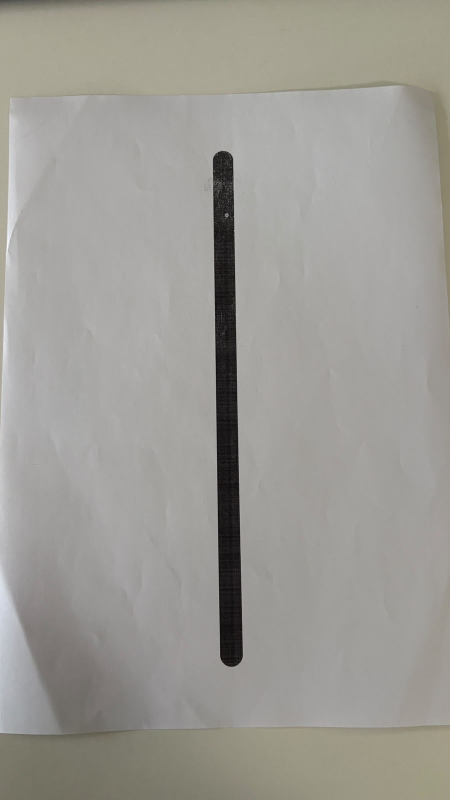
#> input picture 01_course/path_sheets/path_01_straight_line.jpeg, 900 x 1600 px, found by its file name (shown at 1/2 size)
$ python cam_sheets.py
#> lines starting #> are read from the running program, lines starting #| are printed output that depends on the picture; after the words box and inside, x2 and y2 are one past the last pixel; in counts of white or black regions, pixels touching at a corner belong together
"""
Trace the six path sheets and tabulate the push heading relative to "radially away from the base"
along each path, for every sheet orientation and start end that fits on the table.

Builds on trace_sheets.py (same thresholding and thinning; the walk through the skeleton is
extended to step across the crossing of the alpha loops and the dashes of sheet 06 are bridged
by a morphological closing). The 1 cm line width gives the pixel scale of each photo.

Outputs next to this script:
    sheet_paths.json      path points in cm and tangent headings for each sheet
    sheet_headings.npz    per sheet and placement: heading relative to radial (deg), radius (m),
                          segment length (m), reachable flag

Usage: py -3.13 cam_sheets.py
"""

import json
import math
import os

import cv2
import numpy
from scipy import ndimage

# Reference: the thinning and the first version of the skeleton walk are from trace_sheets.py
# (team scratchpad, 25.10.26), which implements Zhang and Suen (1984), "A fast parallel algorithm
# for thinning digital patterns", Communications of the ACM 27(3).

HERE = os.path.dirname(os.path.abspath(__file__))

SHEETS = {
    "01_straight_line": {"file": "path_01_straight_line.jpeg", "close_px": 9, "top_cut_rows": 0},
    "02_arc": {"file": "path_02_arc.jpeg", "close_px": 9, "top_cut_rows": 0},
    "03_two_curve": {"file": "path_03_two_curve.jpeg", "close_px": 9, "top_cut_rows": 0},
    "04_meander": {"file": "path_04_meander.jpeg", "close_px": 9, "top_cut_rows": 0},
    "05_alpha_loop": {"file": "path_05_alpha_loop.jpeg", "close_px": 9, "top_cut_rows": 0},
    "06_alpha_loop_dashed": {"file": "path_06_alpha_loop_dashed.jpeg", "close_px": 75, "top_cut_rows": 300}
}

PLACEMENT = {
    "sheet_folder": "D:/AI_Project/01_course/path_sheets/",
    "line_width_cm": 1.0,
    "resample_step_m": 0.002,
    "smoothing_window_points": 9,
    "centre_xy_m": (0.28, -0.02),          # centre of the path's bounding box on the table
    "rotation_step_deg": 15,
    "reach_radius_m": (0.13, 0.42),        # team: reach confirmed to 0.41 m along the middle
    "reach_min_x_m": 0.10,
    "tangent_half_baseline_points": 3          # heading from points 6 mm behind and ahead (1.2 cm baseline)
}


def tangent_along(
        points: numpy.ndarray,
        half_baseline: int
) -> numpy.ndarray:
    """Tangent vectors from a central difference over a baseline of 2 * half_baseline points."""

    count = len(points)
    ahead = numpy.clip(numpy.arange(count) + half_baseline, 0, count - 1)
    behind = numpy.clip(numpy.arange(count) - half_baseline, 0, count - 1)
    return points[ahead] - points[behind]


def zhang_suen(image: numpy.ndarray) -> numpy.ndarray:
    """Thin a binary image to a one-pixel skeleton."""

    image = image.copy().astype(numpy.uint8)
    changed = True
    while changed:
        changed = False
        for step in (0, 1):
            padded = numpy.pad(image, 1)
            P2 = padded[:-2, 1:-1]; P3 = padded[:-2, 2:]; P4 = padded[1:-1, 2:]; P5 = padded[2:, 2:]
            P6 = padded[2:, 1:-1]; P7 = padded[2:, :-2]; P8 = padded[1:-1, :-2]; P9 = padded[:-2, :-2]
            B = P2 + P3 + P4 + P5 + P6 + P7 + P8 + P9
            sequence = [P2, P3, P4, P5, P6, P7, P8, P9, P2]
            A = sum(((sequence[i] == 0) & (sequence[i + 1] == 1)).astype(numpy.uint8) for i in range(8))
            if step == 0:
                condition = (P2 * P4 * P6 == 0) & (P4 * P6 * P8 == 0)
            else:
                condition = (P2 * P4 * P8 == 0) & (P2 * P6 * P8 == 0)
            mask = (image == 1) & (B >= 2) & (B <= 6) & (A == 1) & condition
            if mask.any():
                image[mask] = 0
                changed = True
    return image


def walk_skeleton(skeleton: numpy.ndarray) -> numpy.ndarray:
    """
    Walk the skeleton from an endpoint, continuing straight across junctions and small gaps.

    At each step the unvisited skeleton pixel within four pixels that best continues the current
    direction is chosen, so a crossing (alpha loop) is passed straight through instead of ending
    the walk. The longest walk over all endpoints is returned as an array of (row, column).
    """

    rows, columns = numpy.nonzero(skeleton)
    pixels = set(zip(rows.tolist(), columns.tolist()))
    pixel_array = numpy.array(list(pixels), dtype = float)

    def neighbours(pixel):
        r, c = pixel
        return [(r + dr, c + dc) for dr in (-1, 0, 1) for dc in (-1, 0, 1) if (dr or dc) and (r + dr, c + dc) in pixels]

    endpoints = [pixel for pixel in pixels if len(neighbours(pixel)) == 1]
    if not endpoints:
        return None
    best = None
    for endpoint in endpoints:
        path = [endpoint]
        seen = {endpoint}
        direction = None
        current = endpoint
        while True:
            candidates = [n for n in neighbours(current) if n not in seen]
            if not candidates:
                # jump across a junction or a one-pixel gap: nearest unvisited pixels within 4 px
                offsets = pixel_array - numpy.array(current, dtype = float)
                distance = numpy.hypot(offsets[:, 0], offsets[:, 1])
                near = numpy.nonzero((distance <= 4.0) & (distance > 0))[0]
                candidates = [tuple(int(v) for v in pixel_array[i]) for i in near
                              if tuple(int(v) for v in pixel_array[i]) not in seen]
            if not candidates:
                break
            if direction is not None:
                def forwardness(candidate):
                    step = numpy.array(candidate, dtype = float) - numpy.array(current, dtype = float)
                    return float(step @ direction) / max(numpy.linalg.norm(step), 1e-9)
                candidates.sort(key = lambda candidate: -forwardness(candidate))
                if forwardness(candidates[0]) < -0.2:
                    break
            following = candidates[0]
            step = numpy.array(following, dtype = float) - numpy.array(current, dtype = float)
            step = step / max(numpy.linalg.norm(step), 1e-9)
            direction = step if direction is None else 0.6 * direction + 0.4 * step
            direction = direction / max(numpy.linalg.norm(direction), 1e-9)
            seen.add(following)
            path.append(following)
            current = following
        if best is None or len(path) > len(best):
            best = path
    return numpy.array(best, dtype = float)


def trace_sheet(name: str, settings: dict) -> dict:
    """Line mask, pixel scale and resampled path in centimetres for one sheet photo."""
#> called with name = '01_straight_line'

    image = cv2.imread(PLACEMENT["sheet_folder"] + settings["file"])
#> image is the input picture: shape (1600, 900, 3); mean B, G, R 149.4, 155.1, 156.7
    grey = cv2.cvtColor(image, cv2.COLOR_BGR2GRAY)
    dark = (grey < 90).astype(numpy.uint8)
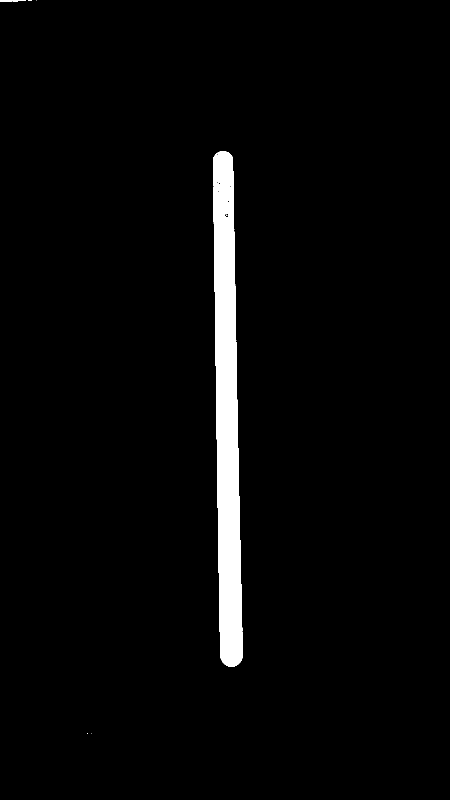
#> dark: shape (1600, 900) (shown at 1/2 size); values 0 (black) and 1 (white), 3% white; 7 white regions (5 under 20 px), largest, box (x1, y1, x2, y2) and area: (426, 302, 486, 1334) 43336, (0, 0, 52, 4) 155
    dark[:settings["top_cut_rows"], :] = 0
    dark = cv2.morphologyEx(dark, cv2.MORPH_OPEN, numpy.ones((5, 5), numpy.uint8))
#> dark: shape (1600, 900); values 0 (black) and 1 (white), 3% white; 4 white regions, box (x1, y1, x2, y2) and area: (426, 303, 486, 1333) 43039, (0, 0, 24, 4) 92, (25, 0, 36, 3) 33, (431, 368, 436, 373) 25
    # the line width in pixels, from the distance transform of the ink before any closing
    labels, count = ndimage.label(dark)
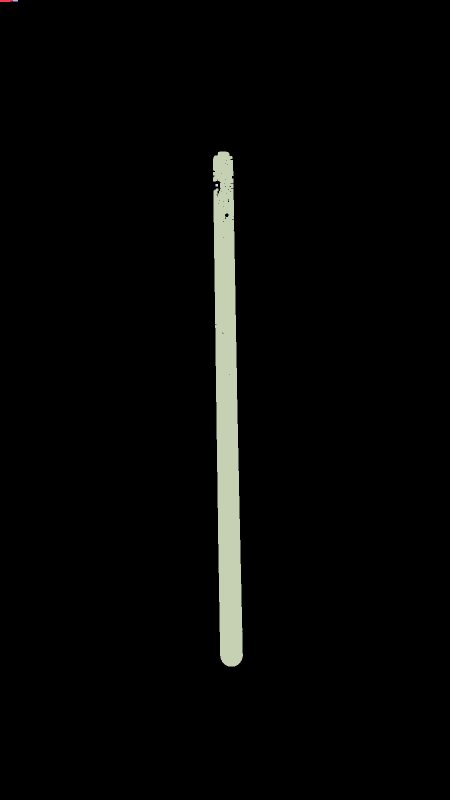
#> labels: shape (1600, 900) int32 (shown at 1/2 size); 5 distinct labels, from 0 to 4; one colour per label, 0 black
#> count = 4
    sizes = ndimage.sum(dark, labels, range(1, count + 1))
#> sizes = [92, 33, 43039, 25]
    ink = numpy.isin(labels, 1 + numpy.nonzero(sizes > 2_000)[0])
#> ink: shape (1600, 900) bool; 3% white; 1 white region, box (x1, y1, x2, y2) and area: (426, 303, 486, 1333) 43039
    distance = ndimage.distance_transform_edt(ink)
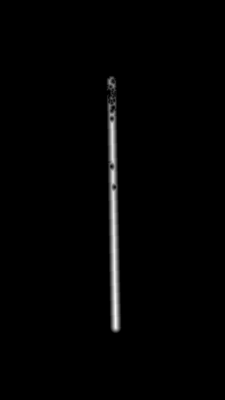
#> distance: shape (1600, 900) float64 (shown at 1/4 size); min 0, max 23, mean 0.3; drawn with min black and max white
    width_px = 2.0 * numpy.percentile(distance[ink], 97)
#> width_px = 42
    pixels_per_cm = width_px / PLACEMENT["line_width_cm"]
#> pixels_per_cm = 42
    kernel = settings["close_px"]
    closed = cv2.morphologyEx(ink.astype(numpy.uint8), cv2.MORPH_CLOSE, numpy.ones((kernel, kernel), numpy.uint8))
#> closed: shape (1600, 900); values 0 (black) and 1 (white), 3% white; 1 white region, box (x1, y1, x2, y2) and area: (426, 303, 486, 1333) 43234
    labels, count = ndimage.label(closed)
#> count = 1
    sizes = ndimage.sum(closed, labels, range(1, count + 1))
#> sizes = [43234]
    keep = (labels == (1 + int(numpy.argmax(sizes)))).astype(numpy.uint8)
    skeleton = zhang_suen(keep)
#> after the loop in zhang_suen, `while changed:`:
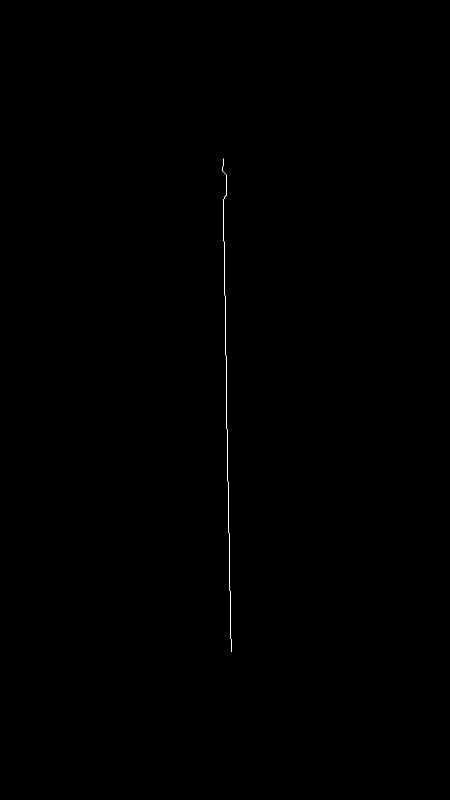
#> image: shape (1600, 900) (shown at 1/2 size); values 0 (black) and 1 (white), 0.07% white in thin lines or dots, all inside (x1, y1, x2, y2) = (445, 317, 464, 1304)
    path_px = walk_skeleton(skeleton)
#> in walk_skeleton, `rows, columns = numpy.nonzero(skeleton)`: rows = 990 values from 317 to 1303; columns = 990 values, max 463 at index 985, min 445 at index 16, mean 453.5
#> in walk_skeleton, `pixels = set(zip(rows.tolist(), columns.tolist()))`: pixels = 990 items
#> in walk_skeleton, `pixel_array = numpy.array(list(pixels), dtype = float)`: pixel_array = 990 pairs, first value 317 to 1303, second value 445 to 463
#> in walk_skeleton, `endpoints = [pixel for pixel in pixels if len(neighbours(pixel)) == 1]`: endpoints = [(317, 446), (1303, 462)]
#> the loop in walk_skeleton, `for endpoint in endpoints:` made 2 passes
    skeleton_rows, skeleton_cols = numpy.nonzero(skeleton)
    print(f"   {name}: skeleton rows {skeleton_rows.min()}..{skeleton_rows.max()} cols {skeleton_cols.min()}..{skeleton_cols.max()}; "
          f"walk rows {path_px[:, 0].min():.0f}..{path_px[:, 0].max():.0f} cols {path_px[:, 1].min():.0f}..{path_px[:, 1].max():.0f}; "
          f"start {path_px[0]} end {path_px[-1]}")
#|    01_straight_line: skeleton rows 317..1303 cols 445..463; walk rows 317..1303 cols 445..463; start [317. 446.] end [1303.  462.]
    # to centimetres, y upwards
    points_cm = numpy.stack([path_px[:, 1] / pixels_per_cm, -path_px[:, 0] / pixels_per_cm], axis = 1)
    # resample at a constant step
    steps = numpy.linalg.norm(numpy.diff(points_cm, axis = 0), axis = 1)
    cumulative = numpy.concatenate([[0.0], numpy.cumsum(steps)])
    step_cm = 100.0 * PLACEMENT["resample_step_m"]
    samples = numpy.arange(0.0, cumulative[-1], step_cm)
    resampled = numpy.stack([numpy.interp(samples, cumulative, points_cm[:, 0]),
                             numpy.interp(samples, cumulative, points_cm[:, 1])], axis = 1)
    window = PLACEMENT["smoothing_window_points"]
    kernel_1d = numpy.ones(window) / window
    smooth = numpy.stack([numpy.convolve(numpy.pad(resampled[:, k], (window // 2, window // 2), mode = "edge"),
                                         kernel_1d, mode = "valid") for k in range(2)], axis = 1)
    tangent = tangent_along(smooth, PLACEMENT["tangent_half_baseline_points"])
#| 01_straight_line: 42.0 px/cm, skeleton 990 px, traced 987 px, length 23.8 cm, direction span 13.0 deg (max turn from best fixed direction 6.5), total turning 21.7 deg, sharpest 8.8 deg/cm
    heading_deg = numpy.degrees(numpy.arctan2(tangent[:, 1], tangent[:, 0]))
    turn = numpy.degrees(numpy.abs(numpy.angle(numpy.exp(1j * numpy.radians(numpy.diff(heading_deg))))))
    sorted_headings = numpy.sort(numpy.mod(heading_deg, 360.0))
    gaps = numpy.diff(numpy.concatenate([sorted_headings, [sorted_headings[0] + 360.0]]))
    span = 360.0 - gaps.max()
    return {"name": name, "pixels_per_cm": round(float(pixels_per_cm), 2), "skeleton_px": int(skeleton.sum()),
            "traced_px": int(len(path_px)), "length_cm": round(float(cumulative[-1]), 1),
            "points_cm": smooth.round(3).tolist(), "heading_deg": heading_deg.round(2).tolist(),
            "direction_span_deg": round(float(span), 1), "max_turn_from_best_direction_deg": round(float(span / 2), 1),
            "total_turning_deg": round(float(turn.sum()), 1),
            "sharpest_turn_deg_per_cm": round(float(turn.max() / step_cm), 1)}


def placements(sheet: dict) -> dict:
    """
    Heading relative to radial, radius and reach flag along the path for every placement.

    The path's bounding-box centre goes to ``centre_xy_m``; the sheet is rotated in steps of
    ``rotation_step_deg`` and traversed from either end. The rod stands 2.1 cm behind the puck,
    the puck on the path, so the radius is that of the rod's ground point.
    """

    points = numpy.array(sheet["points_cm"]) / 100.0
    centre = 0.5 * (points.min(axis = 0) + points.max(axis = 0))
    local = points - centre
    out = {"rotation_deg": [], "reversed": [], "psi_deg": [], "radius_m": [], "segment_m": [], "reachable": [],
           "heading_world_deg": []}
    for rotation in range(0, 360, PLACEMENT["rotation_step_deg"]):
        angle = math.radians(rotation)
        rotated = local @ numpy.array([[math.cos(angle), math.sin(angle)], [-math.sin(angle), math.cos(angle)]])
        placed = rotated + numpy.array(PLACEMENT["centre_xy_m"])
        for reverse in (False, True):
            path = placed[::-1] if reverse else placed
            tangent = tangent_along(path, PLACEMENT["tangent_half_baseline_points"])
            heading = numpy.arctan2(tangent[:, 1], tangent[:, 0])
            puck = path
            rod = puck - 0.021 * numpy.stack([numpy.cos(heading), numpy.sin(heading)], axis = 1)
            radial = numpy.arctan2(rod[:, 1], rod[:, 0])
            psi = numpy.degrees(numpy.angle(numpy.exp(1j * (heading - radial))))
            radius = numpy.hypot(rod[:, 0], rod[:, 1])
            segment = numpy.full(len(path), PLACEMENT["resample_step_m"])
            reachable = ((radius >= PLACEMENT["reach_radius_m"][0]) & (radius <= PLACEMENT["reach_radius_m"][1])
                         & (rod[:, 0] >= PLACEMENT["reach_min_x_m"]))
            out["rotation_deg"].append(rotation); out["reversed"].append(reverse)
            out["psi_deg"].append(psi.round(2)); out["radius_m"].append(radius.round(4))
            out["segment_m"].append(segment); out["reachable"].append(reachable)
            out["heading_world_deg"].append(numpy.degrees(heading).round(2))
    return out


def main() -> None:

    sheets = {}
    headings = {}
    for name, settings in SHEETS.items():
        sheet = trace_sheet(name, settings)
        sheets[name] = sheet
        print(f"{name}: {sheet['pixels_per_cm']} px/cm, skeleton {sheet['skeleton_px']} px, traced {sheet['traced_px']} px, "
              f"length {sheet['length_cm']} cm, direction span {sheet['direction_span_deg']} deg "
              f"(max turn from best fixed direction {sheet['max_turn_from_best_direction_deg']}), "
              f"total turning {sheet['total_turning_deg']} deg, sharpest {sheet['sharpest_turn_deg_per_cm']} deg/cm")
        headings[name] = placements(sheet)
#> pass 2 of the loop in main, `for name, settings in SHEETS.items():`:
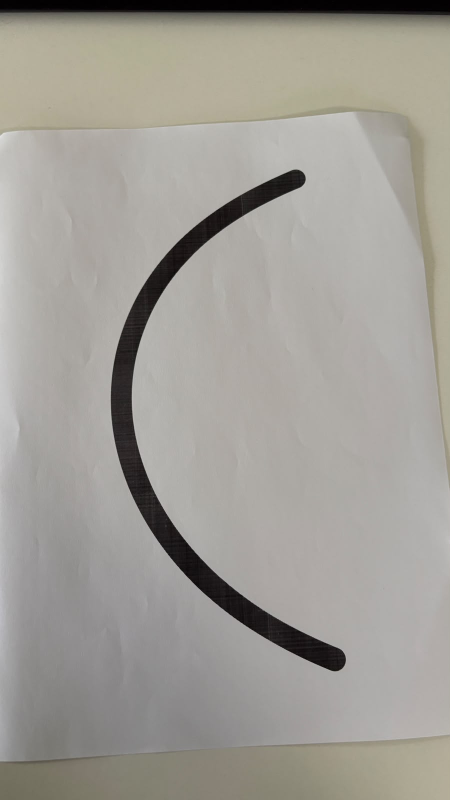
#> input picture 01_course/path_sheets/path_02_arc.jpeg, 900 x 1600 px, found by its file name (shown at 1/2 size)
#> in trace_sheet, image is the input picture: shape (1600, 900, 3); mean B, G, R 150.6, 157, 160
#> in trace_sheet (call 2), `dark = (grey < 90).astype(numpy.uint8)`:
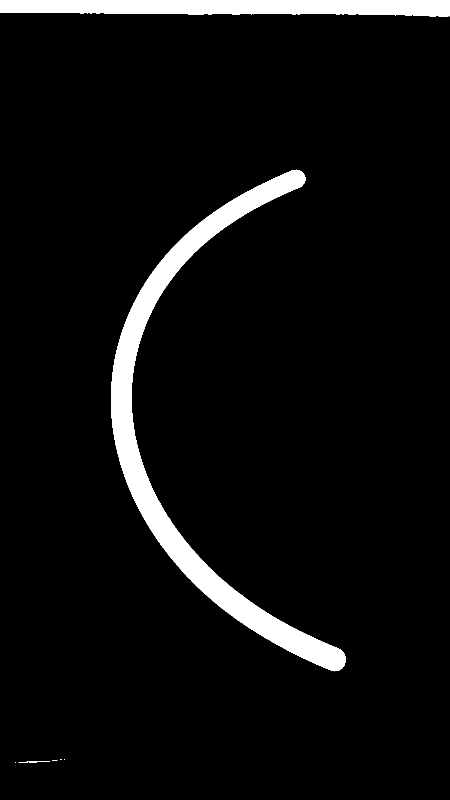
#> dark: shape (1600, 900) (shown at 1/2 size); values 0 (black) and 1 (white), 5.7% white; 8 white regions (5 under 20 px), largest, box (x1, y1, x2, y2) and area: (222, 339, 692, 1343) 56357, (0, 0, 900, 34) 25296, (37, 1522, 100, 1525) 97
#> after the loop in zhang_suen (call 2), `while changed:`:
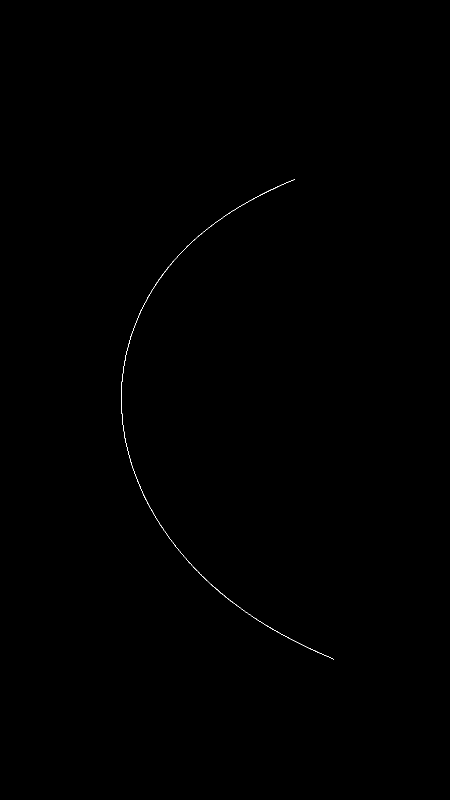
#> image: shape (1600, 900) (shown at 1/2 size); values 0 (black) and 1 (white), 0.09% white in thin lines or dots, all inside (x1, y1, x2, y2) = (242, 358, 668, 1319)
#> the loop in walk_skeleton (call 2), `for endpoint in endpoints:` made 2 passes
#> endpoint on passes 1 to 2: (358, 589), (1318, 667)
#|    02_arc: skeleton rows 358..1318 cols 242..667; walk rows 358..1318 cols 242..667; start [358. 589.] end [1318.  667.]
#| 02_arc: 50.99 px/cm, skeleton 1310 px, traced 1138 px, length 27.1 cm, direction span 131.6 deg (max turn from best fixed direction 65.8), total turning 131.6 deg, sharpest 7.2 deg/cm
    # sheet 06 is the alpha loop printed as dashes; the walk stops at the dashed crossing, so its
    # placements are taken from sheet 05 (same printed shape) and the partial trace is kept for the record
    sheets["06_alpha_loop_dashed"]["placements_from"] = "05_alpha_loop"
    headings["06_alpha_loop_dashed"] = placements(sheets["05_alpha_loop"])
    print("06_alpha_loop_dashed: placements taken from 05_alpha_loop (same shape; the dashed crossing stops the walk)")
    with open(os.path.join(HERE, "sheet_paths.json"), "w") as handle:
        json.dump(sheets, handle)
    arrays = {}
    for name, item in headings.items():
        for key in ("psi_deg", "radius_m", "segment_m", "reachable", "heading_world_deg"):
            arrays[f"{name}/{key}"] = numpy.array(item[key])
        arrays[f"{name}/rotation_deg"] = numpy.array(item["rotation_deg"])
        arrays[f"{name}/reversed"] = numpy.array(item["reversed"])
#> this loop made 6 passes
#> name on passes 1 to 6: '01_straight_line', '02_arc', '03_two_curve', '04_meander', '05_alpha_loop', '06_alpha_loop_dashed'
    numpy.savez_compressed(os.path.join(HERE, "sheet_headings.npz"), **arrays)
    print("written sheet_paths.json and sheet_headings.npz")


if __name__ == "__main__":
    main()
